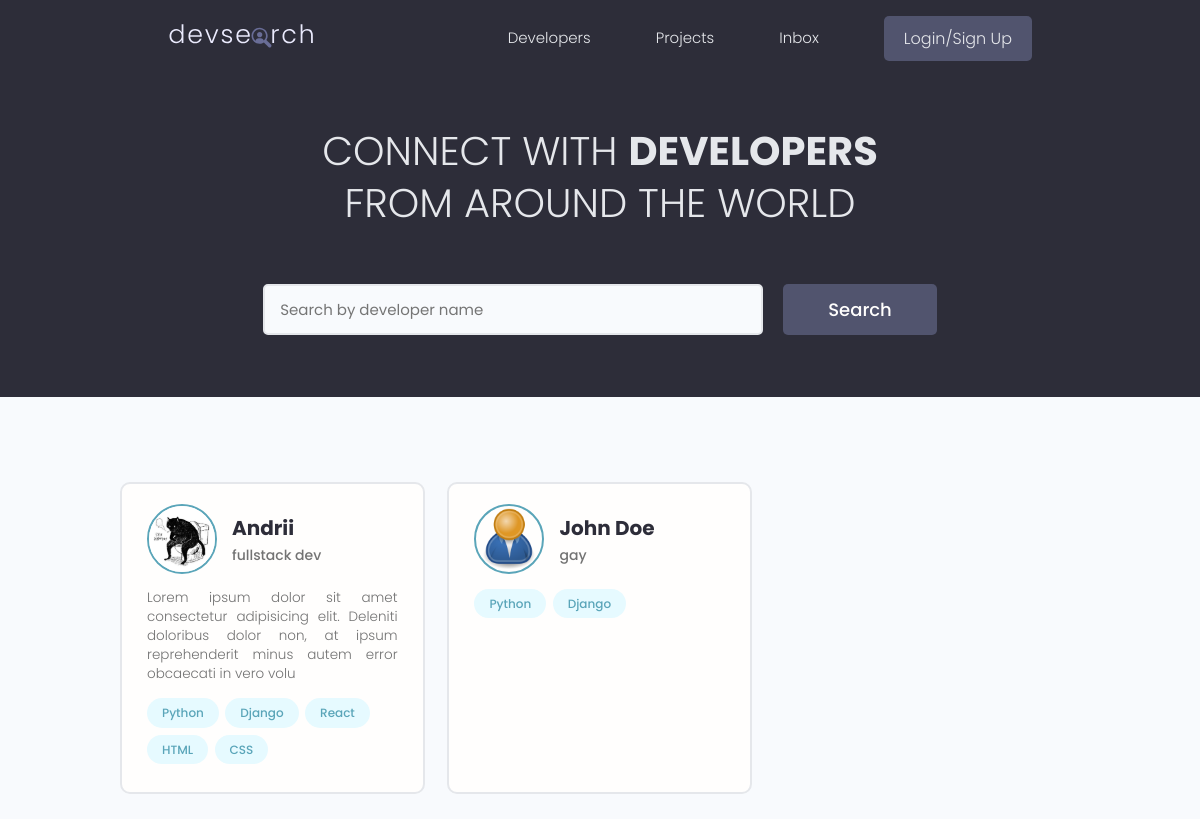
The app's page /, older data.
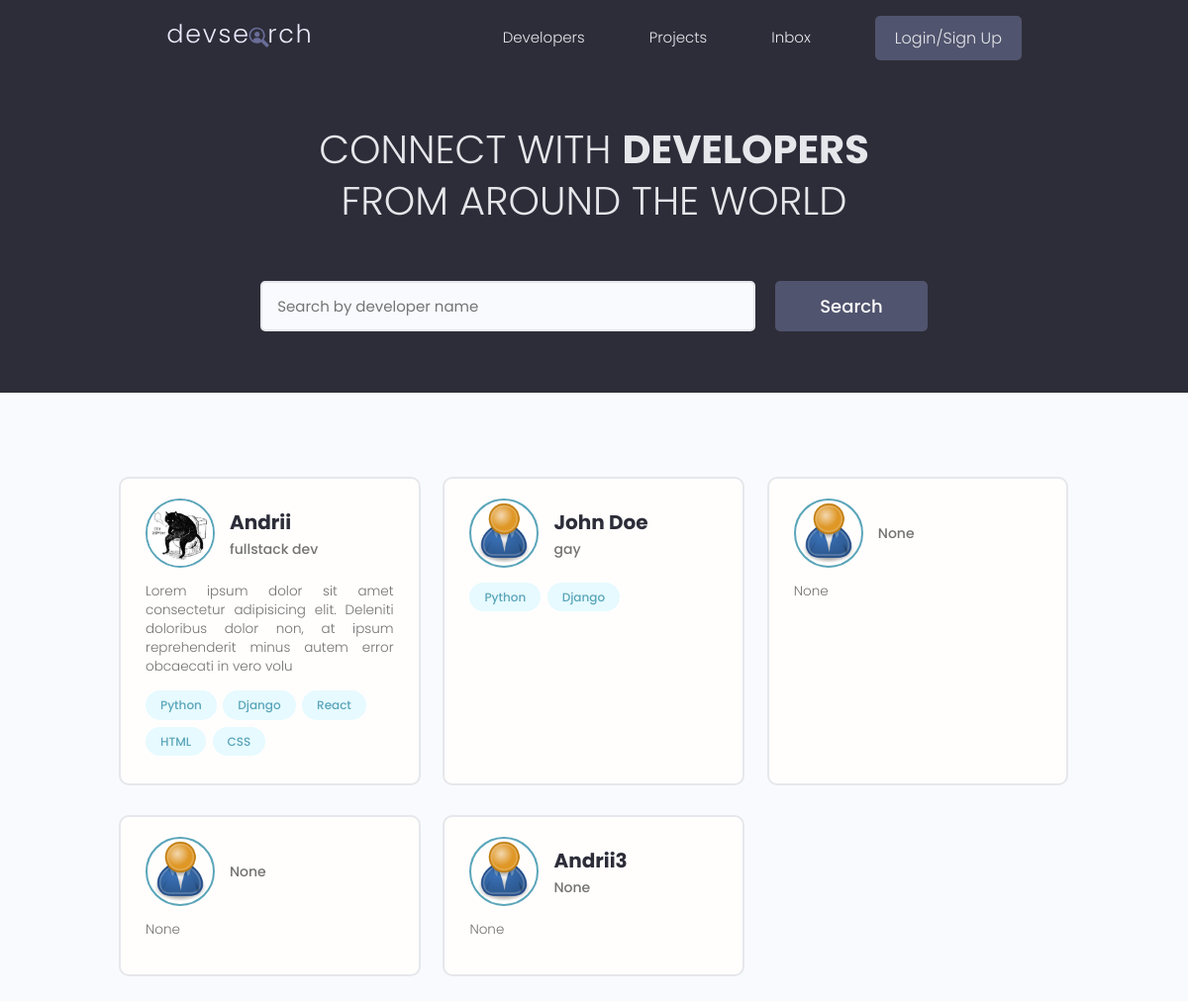
The same page, newer data.
### users/models.py (models this page shows, shortened)
class Profile(models.Model):
    user = models.OneToOneField(User, on_delete=models.CASCADE, null=True, blank=True)
    name = models.CharField(max_length=200, blank=True, null=True)
    email = models.EmailField(max_length=500, blank=True, null=True)
    username = models.CharField(max_length=200, blank=True, null=True)
    location = models.CharField(max_length=200, blank=True, null=True)
    short_intro = models.CharField(max_length=200, blank=True, null=True)
    bio = models.TextField(blank=True, null=True)
    profile_image = models.ImageField(null=True, blank=True, upload_to='profiles/', default="profiles/user-default.png")
    social_github = models.CharField(max_length=200, blank=True, null=True)
    social_twitter = models.CharField(max_length=200, blank=True, null=True)
    social_linkedin = models.CharField(max_length=200, blank=True, null=True)
    social_youtube = models.CharField(max_length=200, blank=True, null=True)
    social_website = models.CharField(max_length=200, blank=True, null=True)
    created=models.DateTimeField(auto_now_add=True)
    id = models.UUIDField(default=uuid.uuid4,unique=True,primary_key=True,editable=False)

class Skill(models.Model):
    owner=models.ForeignKey(Profile, on_delete=models.CASCADE, null=True, blank=True)
    name=models.CharField(max_length=200, blank=True, null=True)
    description=models.TextField(null=True, blank=True)
    created=models.DateTimeField(auto_now_add=True)
    id = models.UUIDField(default=uuid.uuid4,unique=True,primary_key=True,editable=False)
    def __str__(self):
        return self.name

### users/views.py (the view)
# urls.py: path('',views.profiles,name='profiles'),
def profiles(request):
    profiles=Profile.objects.all()
    context={'profiles':profiles}
    return render(request, 'users/profiles.html',context)

### users/templates/users/profiles.html (shortened to what this page needs)
{% extends 'main.html' %}
{% block content %}
 <main class="home">
    <section class="hero-section text-center">
      <div class="container container--narrow">
        <div class="hero-section__box">
          <h2>CONNECT WITH <span>DEVELOPERS</span></h2>
          <h2>FROM AROUND THE WORLD</h2>
        </div>
        <div class="hero-section__search">
          <form class="form" action="#" method="get">
            <div class="form__field">
              <input class="input input--text" id="formInput#search" type="text" name="text"
                placeholder="Search by developer name" />
            </div>
            <input class="btn btn--sub btn--lg" type="submit" value="Search" />
          </form>
        </div>
      </div>
    </section>
    <section class="devlist">
      <div class="container">
        <div class="grid grid--three">
        {% for profile in profiles %}
          <div class="column card">
            <div class="dev">
              <a href="{% url 'user-profile' profile.id %}" class="card__body">
                <div class="dev__profile">
                  <img class="avatar avatar--md" src="{{ profile.profile_image.url }}" alt="image" />
                  <div class="dev__meta">
                    <h3>{{ profile.name }}</h3>
                    <h5>{{ profile.short_intro|slice:"60" }}</h5>
                  </div>
                </div>
                <p class="dev__info">
                  {{ profile.bio|slice:"150" }}
                </p>
                <div class="dev__skills">
                    {% for skill in profile.skill_set.all|slice:"5" %}
                  <span class="tag tag--pill tag--main">
                    <small>{{skill}}</small>
                  </span>
                  {% endfor %}
                </div>
              </a>
            </div>
          </div>
         {% endfor %}
        </div>
      </div>
    </section>
  </main>
{% endblock %}

Row changes from the older to the newer data that the page shows:
added Profile: profile_image (placeholder picture), short_intro "None", bio "None"
added Profile: profile_image (placeholder picture), short_intro "None", bio "None"
added Profile: profile_image (placeholder picture), name "Andrii3", short_intro "None", bio "None"
